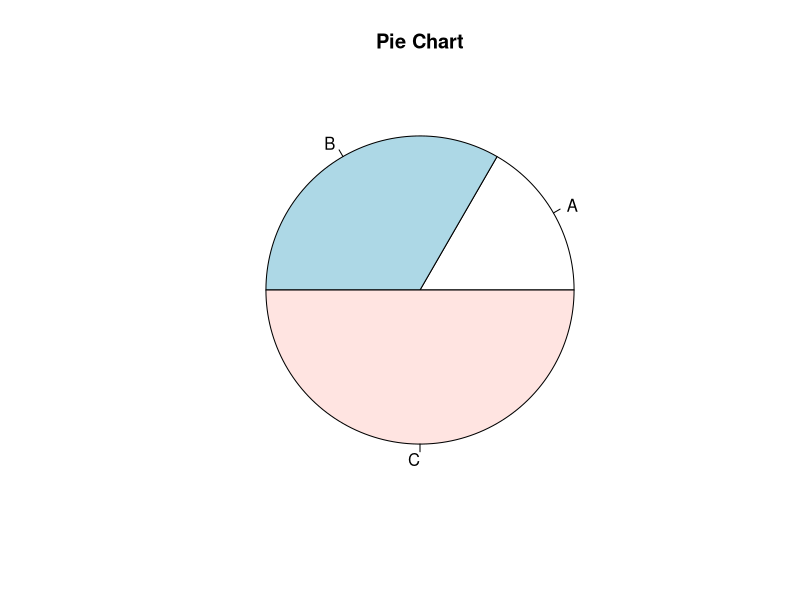
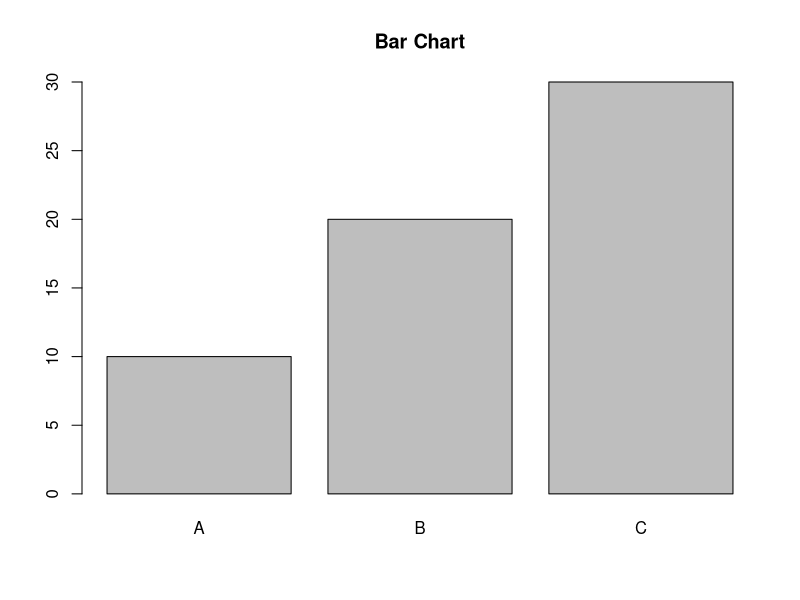
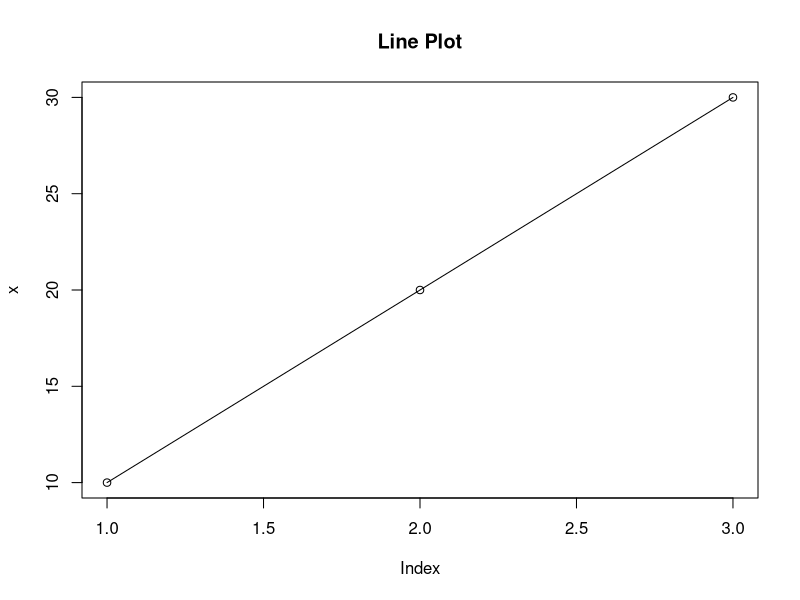
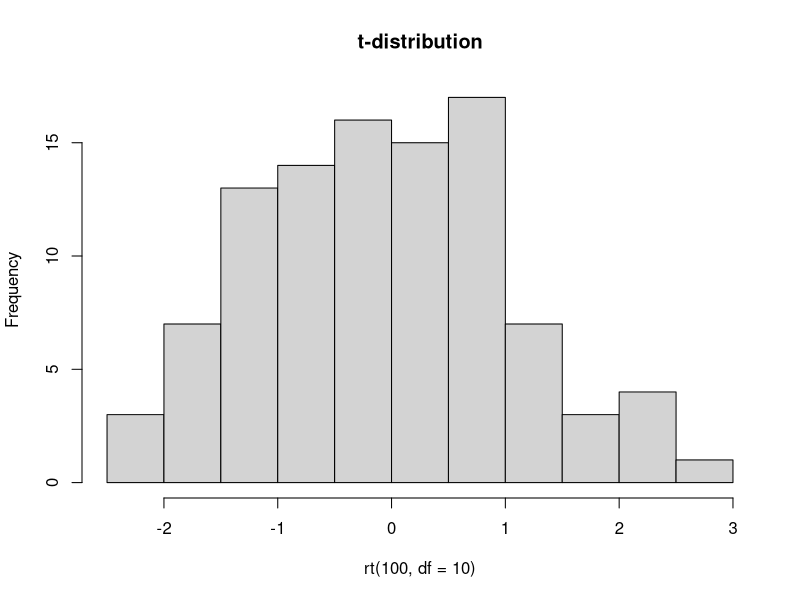

Here is the R script that generated these plots, in order:

# R Script: Complete Solutions for Probability and Statistics (UMA401) Lab Manual
# Author: [Your Name]
# Course: UMA401 - Probability and Statistics
# Institution: TIET, Patiala

# ======================================================
# Experiment 1: Basics of R programming
# ======================================================

# Q1: Create a vector and return max and min
# Explanation: We define a numeric vector and use max() and min() functions.
c <- c(5, 10, 15, 20, 25, 30)
cat("Experiment 1 - Q1: Max =", max(c), " Min =", min(c), "\n")

# Q2: Factorial with input validation
factorial_func <- function(n) {
  if (n < 0) {
    return("Error: Negative number.")
  } else {
    return(factorial(n))
  }
}
cat("Experiment 1 - Q2: Factorial of 5 =", factorial_func(5), "\n")

# Q3: Fibonacci series
fibonacci <- function(n) {
  fib <- numeric(n)
  fib[1] <- 0
  if (n > 1) fib[2] <- 1
  for (i in 3:n) fib[i] <- fib[i-1] + fib[i-2]
  return(fib)
}
cat("Experiment 1 - Q3: Fibonacci(10) =", fibonacci(10), "\n")

# Q4: Simple Calculator
calculator <- function(a, b, op) {
  return(switch(op,
                "+" = a + b,
                "-" = a - b,
                "*" = a * b,
                "/" = ifelse(b == 0, "Divide by zero", a / b),
                "Invalid operator"))
}
cat("Experiment 1 - Q4: 10 + 2 =", calculator(10, 2, "+"), "\n")

# Q5: Plotting
x <- c(10, 20, 30); labels <- c("A", "B", "C")
pie(x, labels, main="Pie Chart")
barplot(x, names.arg=labels, main="Bar Chart")
plot(x, type="o", main="Line Plot")

# ======================================================
# Experiment 2: Descriptive statistics and probability
# ======================================================

# Q1(a): Random sample from coin chest
set.seed(1)
sample(c(rep("Gold",20), rep("Silver",30), rep("Bronze",50)), 10)

# Q1(b): Simulate surgery outcomes
sample(c("Success", "Failure"), 10, replace=TRUE, prob=c(0.9, 0.1))

# Q2: Birthday paradox simulation
birthday_prob <- function(n, trials=10000) {
  count <- 0
  for (i in 1:trials) {
    bdays <- sample(1:365, n, replace=TRUE)
    if (length(unique(bdays)) < n) count <- count + 1
  }
  return(count / trials)
}
cat("Experiment 2 - Q2: P(n=23) =", birthday_prob(23), "\n")

# Q3: Conditional probability
P_rain_given_cloudy <- function() {
  P_rain <- 0.2
  P_cloudy <- 0.4
  P_cloudy_given_rain <- 0.85
  return((P_cloudy_given_rain * P_rain) / P_cloudy)
}
cat("Experiment 2 - Q3: P(Rain | Cloudy) =", P_rain_given_cloudy(), "\n")

# Q4: Iris dataset analysis
data(iris)
summary(iris$Sepal.Length)
sd(iris$Sepal.Length)
var(iris$Sepal.Length)

# Q5: Mode function
get_mode <- function(v) {
  uniqv <- unique(v)
  uniqv[which.max(tabulate(match(v, uniqv)))]
}
cat("Experiment 2 - Q5: Mode of Sepal.Length =", get_mode(iris$Sepal.Length), "\n")

# ======================================================
# Experiment 3: Probability Distributions
# ======================================================

# Q1: Binomial - Dice example
p <- sum(dbinom(7:9, size=12, prob=1/6))
cat("Experiment 3 - Q1: P(7 <= X <= 9) =", p, "\n")

# Q2: Normal distribution score
cat("Experiment 3 - Q2: P(X >= 84) =", pnorm(84, mean=72, sd=15.2, lower.tail=FALSE), "\n")

# Q3: Poisson distribution
cat("Experiment 3 - Q3: P(X=0) =", dpois(0, lambda=5), "\n")
cat("P(48 <= Y <= 50) =", sum(dpois(48:50, lambda=50)), "\n")

# Q4: Hypergeometric distribution
cat("Experiment 3 - Q4: P(X=3) =", dhyper(3, 17, 233, 5), "\n")

# Q5: Binomial distribution and its properties
n <- 31; p <- 0.447
cat("Experiment 3 - Q5: Mean =", n*p, " Var =", n*p*(1-p), " SD =", sqrt(n*p*(1-p)), "\n")

# ======================================================
# Experiment 4: Mathematical Expectation, Moments
# ======================================================

# Q1: Expected value of discrete variable
x <- 0:4
p <- c(0.41, 0.37, 0.16, 0.05, 0.01)
cat("Experiment 4 - Q1: E(X) =", sum(x * p), "\n")

# Q2: Expected value using integration
f <- function(t) t * 0.1 * exp(-0.1 * t)
cat("Experiment 4 - Q2: E(T) =", integrate(f, 0, Inf)$value, "\n")

# Q3: Expected net revenue
x <- 0:3
p <- c(0.1, 0.2, 0.2, 0.5)
revenue <- c(2*3, 12 - 2*2, 24 - 2, 36)
cat("Experiment 4 - Q3: E(Y) =", sum(revenue * p), "\n")

# ======================================================
# Experiment 5: Continuous Distributions
# ======================================================

# Q1: Uniform distribution
cat("Experiment 5 - Q1a: P(X > 45) =", 1 - punif(45, 0, 60), "\n")
cat("Experiment 5 - Q1b: P(20 < X < 30) =", punif(30, 0, 60) - punif(20, 0, 60), "\n")

# Q2: Exponential distribution
cat("Experiment 5 - Q2a: f(3) =", dexp(3, rate=0.5), "\n")
cat("Experiment 5 - Q2c: P(X <= 3) =", pexp(3, rate=0.5), "\n")

# Q3: Gamma distribution
cat("Experiment 5 - Q3a: P(X<=3) =", pgamma(3, shape=2, rate=1/3), "\n")
cat("Experiment 5 - Q3b: c such that P(X <= c) >= 0.7 =", qgamma(0.7, shape=2, rate=1/3), "\n")

# ======================================================
# Experiment 6: Joint Probability Functions
# ======================================================

# Q2: Discrete joint PMF
x <- 0:3
y <- 0:2
z <- outer(x, y, function(x, y) (x + y) / 30)
cat("Experiment 6 - Q2: PMF sum =", sum(z), "\n")

# ======================================================
# Experiment 7: t, Chi-square, F-distribution
# ======================================================

# Q1: t-distribution
hist(rt(100, df=10), main="t-distribution")

# Q4: F-distribution calculations
cat("Experiment 7 - Q4i: 95th percentile =", qf(0.95, 10, 20), "\n")
cat("Q4ii: Area [0,1.5] =", pf(1.5, 10, 20), " Area [1.5,∞) =", 1 - pf(1.5, 10, 20), "\n")

# ======================================================
# Experiment 8: Hypothesis Testing
# ======================================================

# Q2: Regression
age <- c(58,69,43,39,63,52,47,31,74,36)
chol <- c(189,235,193,177,154,191,213,165,198,181)
model <- lm(chol ~ age)
cat("Experiment 8 - Q2: Predicted cholesterol at age 60 =", predict(model, data.frame(age=60)), "\n")

# Q3: Paired t-test
before <- c(145,173,158,141,167,159,154,167,145,153)
after <- c(155,167,156,149,168,162,158,169,157,161)
t.test(before, after, paired=TRUE)
